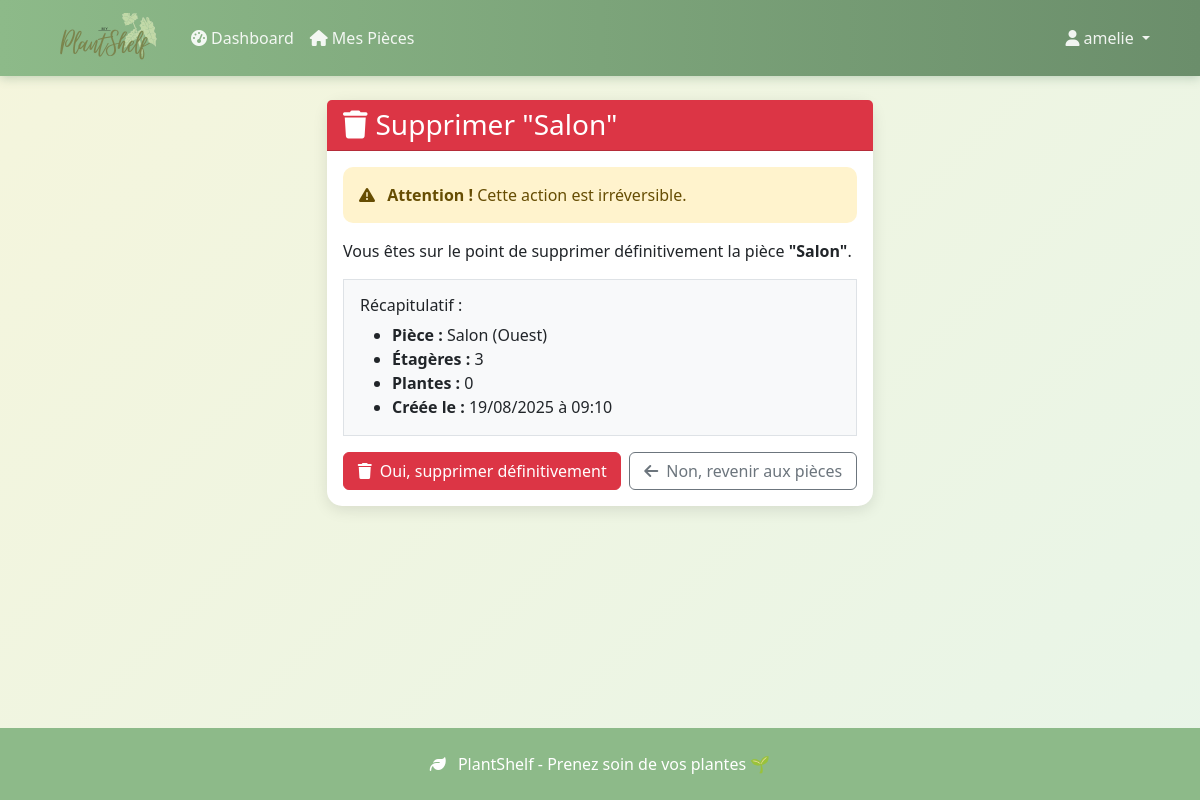
The page /pieces/1/supprimer/ (signed in) on the database as committed earlier.
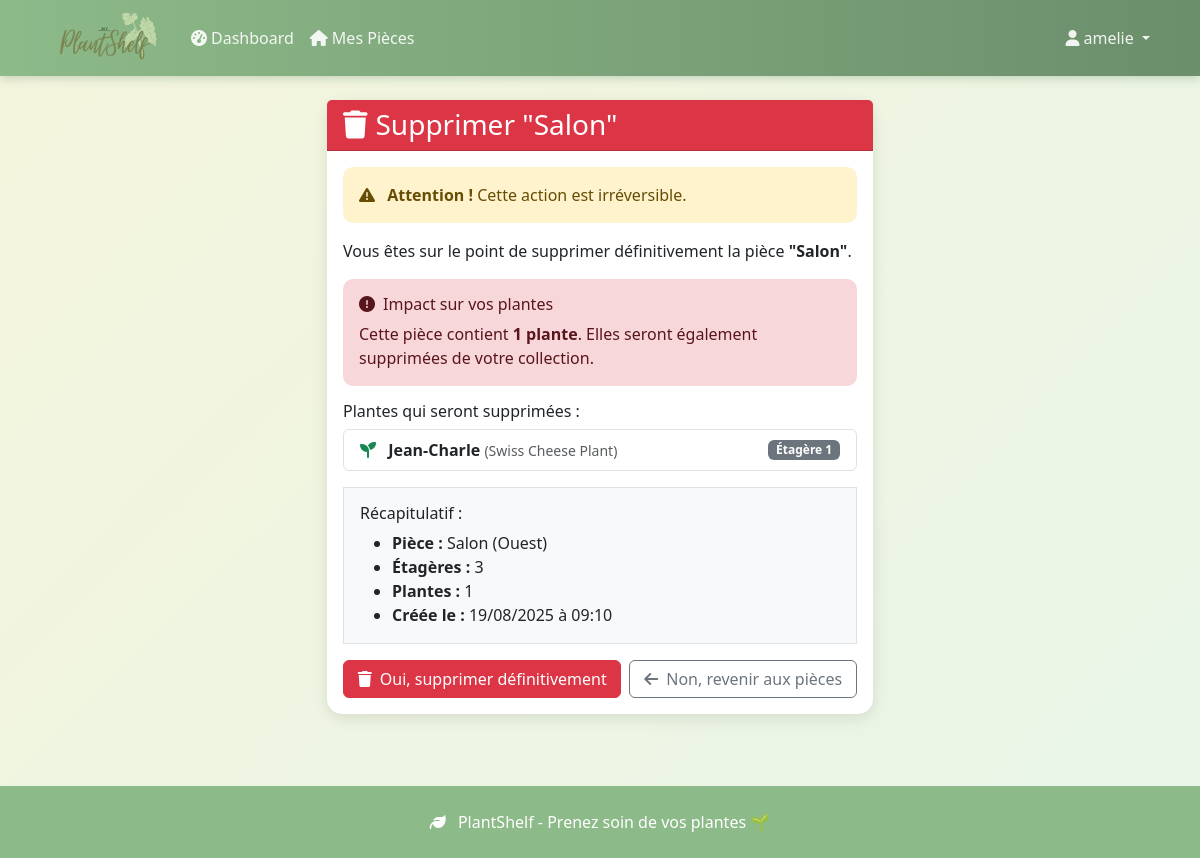
The same page on the database as committed later.
### plantes/models.py (models this page shows, shortened)
class Piece(models.Model):
    EXPOSITION_CHOICES = [
        ('nord', 'Nord'),
        ('sud', 'Sud'),
        ('est', 'Est'),
        ('ouest', 'Ouest'),
        ('nord_est', 'Nord-Est'),
        ('nord_ouest', 'Nord-Ouest'),
        ('sud_est', 'Sud-Est'),
        ('sud_ouest', 'Sud-Ouest'),
    ]
    user = models.ForeignKey(User, on_delete=models.CASCADE, related_name='pieces')
    nom = models.CharField(max_length=100)
    exposition = models.CharField(max_length=20, choices=EXPOSITION_CHOICES)
    description = models.TextField(blank=True, null=True)
    nombre_etageres = models.IntegerField(default=3, validators=[MinValueValidator(1), MaxValueValidator(10)])
    created_at = models.DateTimeField(auto_now_add=True)
    updated_at = models.DateTimeField(auto_now=True)
    class Meta:
        ordering = ['nom']
        unique_together = ['user', 'nom']  # Pas deux pièces avec le même nom pour un user
    @property
    def nombre_plantes(self):
        return self.plantes.count()

class PlantePossedee(models.Model):
    user = models.ForeignKey(User, on_delete=models.CASCADE, related_name='plantes')
    espece = models.ForeignKey(EspecePlante, on_delete=models.CASCADE, related_name='instances')
    piece = models.ForeignKey(Piece, on_delete=models.CASCADE, related_name='plantes')
    nom_personnalise = models.CharField(max_length=100, blank=True, null=True)
    etagere_numero = models.IntegerField(default=1, validators=[MinValueValidator(1), MaxValueValidator(10)])
    position_x = models.IntegerField(default=0)  # Position horizontale sur l'étagère
    derniere_fois_arrosee = models.DateTimeField(auto_now_add=True)
    notes = models.TextField(blank=True, null=True)
    created_at = models.DateTimeField(auto_now_add=True)
    class Meta:
        ordering = ['piece', 'etagere_numero', 'position_x']
    @property
    def nom_affiche(self):
        return self.nom_personnalise or self.espece.nom_commun

class EspecePlante(models.Model):
    EXPOSITION_CHOICES = [
        ('faible', 'Lumière faible'),
        ('indirecte', 'Lumière indirecte'),
        ('directe', 'Lumière directe'),
        ('variable', 'Variable'),
    ]
    nom_commun = models.CharField(max_length=100)
    nom_scientifique = models.CharField(max_length=100, blank=True, null=True)
    perenual_id = models.IntegerField(blank=True, null=True, unique=True)
    frequence_arrosage_jours = models.IntegerField(default=7, validators=[MinValueValidator(1), MaxValueValidator(365)])
    exposition_preferee = models.CharField(max_length=20, choices=EXPOSITION_CHOICES, default='indirecte')
    image_design = models.ImageField(upload_to='plantes_designs/', blank=True, null=True)
    couleur_pot = models.CharField(max_length=7, default="#8B4513")  # Couleur hex
    created_at = models.DateTimeField(auto_now_add=True)
    class Meta:
        ordering = ['nom_commun']

### plantes/views.py (the view)
# urls.py: path('pieces/<int:piece_id>/supprimer/', views.supprimer_piece, name='supprimer_piece'),
@login_required
def supprimer_piece(request, piece_id):
    piece = get_object_or_404(Piece, id=piece_id, user=request.user)
    if request.method == 'POST':
        nom_piece = piece.nom
        piece.delete()
        messages.success(request, f'Pièce "{nom_piece}" supprimée avec succès!')
        return redirect('mes_pieces')
    return render(request, 'plantes/supprimer_piece.html', {'piece': piece})

### plantes/templates/plantes/supprimer_piece.html (shortened to what this page needs)
{% extends 'base.html' %}
{% block content %}
<div class="row justify-content-center">
    <div class="col-lg-6">
        <div class="card border-danger">
            <div class="card-header bg-danger text-white">
                <h3 class="mb-0">
                    <i class="fas fa-trash me-2"></i>Supprimer "{{ piece.nom }}"
                </h3>
            </div>
            <div class="card-body">
                <div class="alert alert-warning">
                    <i class="fas fa-exclamation-triangle me-2"></i>
                    <strong>Attention !</strong> Cette action est irréversible.
                </div>
                <p>Vous êtes sur le point de supprimer définitivement la pièce <strong>"{{ piece.nom }}"</strong>.</p>
                {% if piece.nombre_plantes > 0 %}
                <div class="alert alert-danger">
                    <h6 class="alert-heading">
                        <i class="fas fa-exclamation-circle me-2"></i>Impact sur vos plantes
                    </h6>
                    <p class="mb-0">
                        Cette pièce contient <strong>{{ piece.nombre_plantes }} plante{{ piece.nombre_plantes|pluralize }}</strong>.
                        Elles seront également supprimées de votre collection.
                    </p>
                </div>
                <h6>Plantes qui seront supprimées :</h6>
                <ul class="list-group mb-3">
                    {% for plante in piece.plantes.all %}
                    <li class="list-group-item d-flex justify-content-between align-items-center">
                        <div>
                            <i class="fas fa-seedling me-2 text-success"></i>
                            <strong>{{ plante.nom_affiche }}</strong>
                            <small class="text-muted">({{ plante.espece.nom_commun }})</small>
                        </div>
                        <span class="badge bg-secondary">
                            Étagère {{ plante.etagere_numero }}
                        </span>
                    </li>
                    {% endfor %}
                </ul>
                {% endif %}
                <div class="border p-3 bg-light mb-3">
                    <h6>Récapitulatif :</h6>
                    <ul class="mb-0">
                        <li><strong>Pièce :</strong> {{ piece.nom }} ({{ piece.get_exposition_display }})</li>
                        <li><strong>Étagères :</strong> {{ piece.nombre_etageres }}</li>
                        <li><strong>Plantes :</strong> {{ piece.nombre_plantes }}</li>
                        <li><strong>Créée le :</strong> {{ piece.created_at|date:"d/m/Y à H:i" }}</li>
                    </ul>
                </div>
                <form method="post">
                    <div class="d-grid gap-2 d-md-flex">
                        <button type="submit" class="btn btn-danger flex-md-fill">
                            <i class="fas fa-trash me-2"></i>Oui, supprimer définitivement
                        </button>
                        <a href="{% url 'mes_pieces' %}" class="btn btn-outline-secondary flex-md-fill">
                            <i class="fas fa-arrow-left me-2"></i>Non, revenir aux pièces
                        </a>
                    </div>
                </form>
            </div>
        </div>
    </div>
</div>
{% endblock %}

Rows that differ between the two databases and show on the page:
shown differently, row unchanged: Piece "Salon": nombre_plantes (not shown) → "1"; nombre_plantes "0" → "1"
added PlantePossedee: nom_affiche "Jean-Charle", espece.nom_commun "Swiss Cheese Plant", etagere_numero "1"
Other text that changed with them:
text now shown: "Impact sur vos plantes Cette pièce contient plante . Elles seront également supprimées de votre collection. Plantes qui seront supprimées :"
